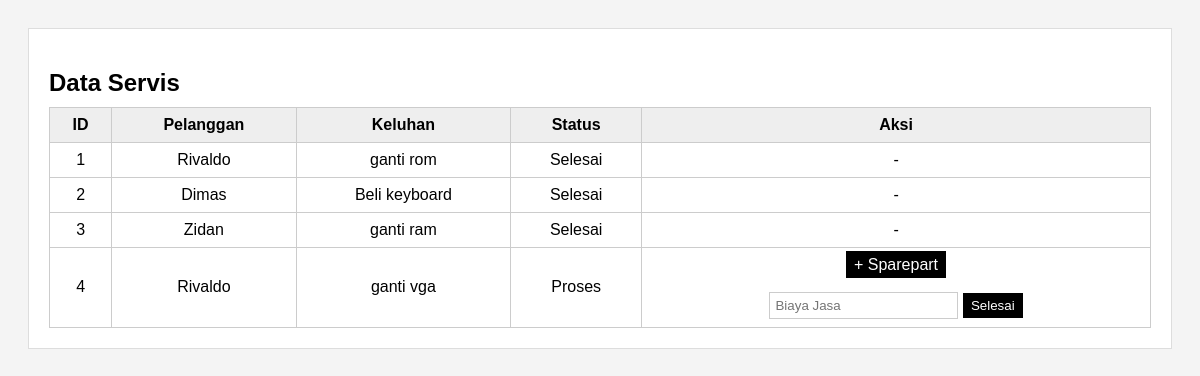
The page /servis.php (signed in) on the database its author committed.
### tables this page shows
CREATE TABLE `servis` (
  `id_servis` int NOT NULL,
  `id_pelanggan` int DEFAULT NULL,
  `keluhan` text,
  `status` varchar(50) DEFAULT NULL,
  `tanggal_masuk` date DEFAULT NULL,
  `biaya_jasa` int DEFAULT '0'
);

CREATE TABLE `pelanggan` (
  `id_pelanggan` int NOT NULL,
  `nama` varchar(100) DEFAULT NULL
);

### db.php (called while the page is built, shortened)
<?php
class Database
{
    private $conn;
    function __construct()
    {
        $this->conn = mysqli_connect("localhost", "root", "", "techfix_servis");
    }
    function getServis()
    {
        return mysqli_query($this->conn, "
        SELECT servis.*, pelanggan.nama
        FROM servis
        JOIN pelanggan ON servis.id_pelanggan = pelanggan.id_pelanggan
    ");
    }
}

### servis.php (the view, shortened to what this page needs)
<?php
include 'db.php';
$db = new Database();
$data = $db->getServis();
$no = 1;
?>
<!DOCTYPE html>
<html>
<head>
</head>
<body>
<div class="container">
<h2>Data Servis</h2>
<table>
<tr>
    <th>ID</th>
    <th>Pelanggan</th>
    <th>Keluhan</th>
    <th>Status</th>
    <th>Aksi</th>
</tr>
<?php while ($d = mysqli_fetch_assoc($data)) { ?>
<tr>
    <td><?= $no++ ?></td>
    <td><?= $d['nama'] ?></td>
    <td><?= $d['keluhan'] ?></td>
    <td>
        <?php
        if ($d['status'] == 'Selesai') {
            echo "Selesai";
        } elseif ($d['status'] == 'Menunggu Sparepart') {
            echo "Menunggu Sparepart";
        } else {
            echo "Proses";
        }
        ?>
    </td>
    <td>
        <?php if ($d['status'] != 'Selesai') { ?>
            <a class="btn" href="tambah_sparepart_servis.php?id=<?= $d['id_servis'] ?>">
                + Sparepart
            </a>
            <br><br>
            <form method="POST">
                <input type="number" name="biaya_jasa" placeholder="Biaya Jasa" required>
                <button name="selesai">Selesai</button>
            </form>
        <?php } else { ?>
            -
        <?php } ?>
    </td>
</tr>
<?php } ?>
</table>
</div>
</body>
</html>

### servis.php (style rules this page uses)
body { font-family: Arial; background: #f4f4f4; padding: 20px; }
.container { background: white; padding: 20px; border: 1px solid #ddd; }
h2 { margin-bottom: 10px; }
table { width: 100%; border-collapse: collapse; }
table, th, td { border: 1px solid #ccc; }
th { background: #eee; }
th, td { padding: 8px; text-align: center; }
a.btn { padding: 5px 8px; background: black; color: white; text-decoration: none; }
input { padding: 5px; border: 1px solid #ccc; }
button { padding: 5px 8px; background: black; color: white; border: none; cursor: pointer; }

### rows shown on the page
servis: id_pelanggan.nama "Rivaldo", keluhan "ganti rom", status "Selesai"
servis: id_pelanggan.nama "Dimas", keluhan "Beli keyboard", status "Selesai"
servis: id_pelanggan.nama "Zidan", keluhan "ganti ram", status "Selesai"
servis: id_pelanggan.nama "Rivaldo", keluhan "ganti vga", status "Proses"
